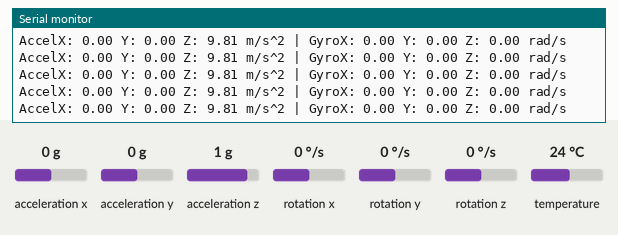
Simulated run of this sketch. Board: Arduino Uno, built with avr-gcc and run on an emulated ATmega328P. On the bench: the last lines printed to the serial monitor. The test bench sets the inputs (shaded band); at power-on: acceleration x 0 g, acceleration y 0 g, acceleration z 1 g, rotation x 0 °/s, rotation y 0 °/s, rotation z 0 °/s, temperature 24 °C.

Above: at 1.2 s.
1.3 s: acceleration x set to -1.4 g
At 1.46 s:
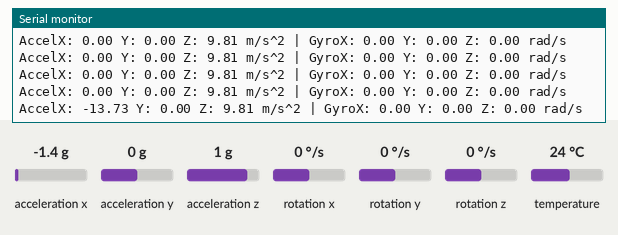
4.3 s: acceleration y set to -0.8 g
At 4.37 s:
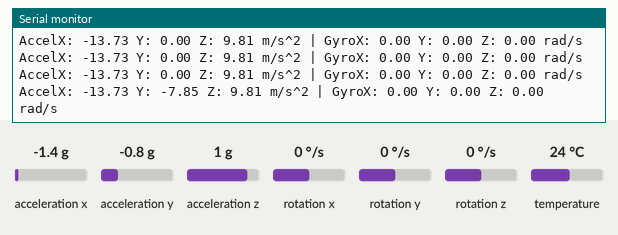
7.3 s: acceleration z set to -1.4 g
At 7.3 s:
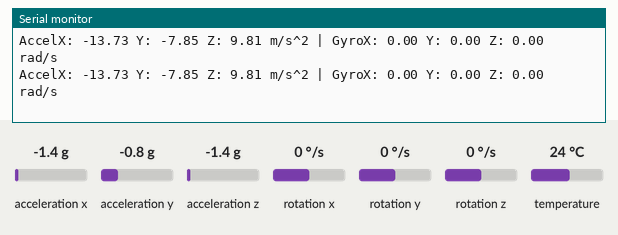
10.3 s: rotation x set to -192 °/s
At 10.39 s:
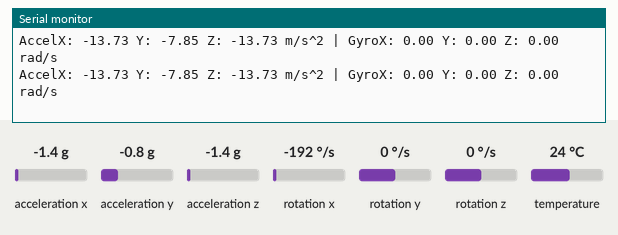
13.3 s: acceleration x set to 0 g
At 13.41 s:
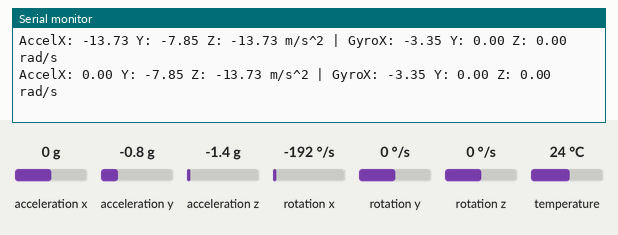
16.3 s: rotation y set to -192 °/s
At 16.37 s:
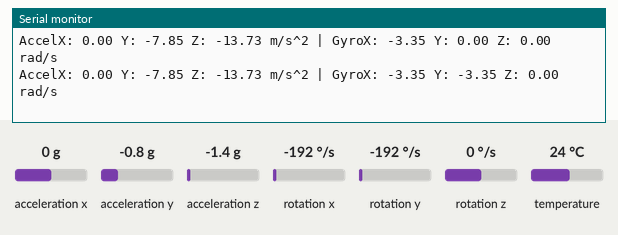

Measured:
- after the input at 1.3 s, the serial monitor: prints a new line after 0.05 s (image 1)
- after the input at 4.3 s, the serial monitor: prints a new line after 0.07 s (image 2)
- after the input at 13.3 s, the serial monitor: prints a new line after 0.11 s (image 5)
- after the input at 16.3 s, the serial monitor: prints a new line after 0.07 s (image 6)

The sketch:

mpu6050_test.ino
```cpp
// Test MPU-6050
#include <Wire.h>
#include <Adafruit_MPU6050.h>
#include <Adafruit_Sensor.h>

Adafruit_MPU6050 mpu;

void setup() {
  Serial.begin(9600);
  while (!Serial);
  Serial.println("Test MPU-6050");

  Wire.begin(); // Initialise I2C

  if (!mpu.begin()) {
    Serial.println("MPU-6050 non trouve! Verifiez connexions.");
    while (1) delay(10); // Bloque ici si non trouve
  }
  Serial.println("MPU-6050 detecte.");

  // Options du capteur (non vital pour le test de base)
  mpu.setAccelerometerRange(MPU6050_RANGE_8_G);
  mpu.setGyroRange(MPU6050_RANGE_500_DEG);
  mpu.setFilterBandwidth(MPU6050_BAND_5_HZ);
}

void loop() {
  sensors_event_t a, g, temp;
  mpu.getEvent(&a, &g, &temp);

  Serial.print("AccelX: "); Serial.print(a.acceleration.x);
  Serial.print(" Y: "); Serial.print(a.acceleration.y);
  Serial.print(" Z: "); Serial.print(a.acceleration.z);
  Serial.print(" m/s^2 | GyroX: "); Serial.print(g.gyro.x);
  Serial.print(" Y: "); Serial.print(g.gyro.y);
  Serial.print(" Z: "); Serial.print(g.gyro.z);
  Serial.println(" rad/s");

  delay(100); // Mise a jour toutes les 100ms
}
```
